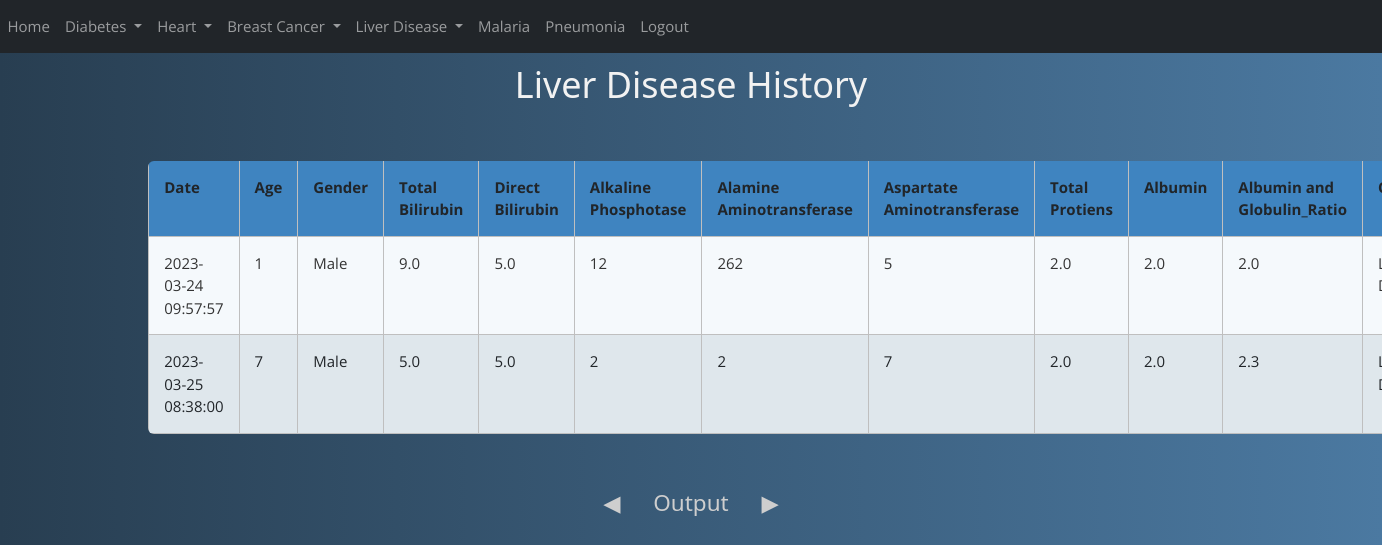
The page /liver_history (signed in) on the database its author committed.
### website/models.py (models this page shows)
class Liver(db.Model):
    id = db.Column(db.Integer, primary_key=True)
    date = db.Column(db.DateTime(timezone=True), default=func.now())
    Age = db.Column(db.Integer)
    sex = db.Column(db.String(8))
    Total_Bilirubin = db.Column(db.Float(100))
    Direct_Bilirubin = db.Column(db.Float(100))
    Alkaline_Phosphotase = db.Column(db.Integer)
    Alamine_Aminotransferase = db.Column(db.Integer)
    Aspartate_Aminotransferase = db.Column(db.Integer)
    Total_Protiens = db.Column(db.Float(100))
    Albumin = db.Column(db.Float(100))
    Albumin_and_Globulin_Ratio = db.Column(db.Float(100))
    outcome = db.Column(db.String(10))
    user_id = db.Column(db.Integer, db.ForeignKey('user.id'))

### website/views.py (the view)
@views.route('/liver_history')
@login_required
def liver_history():
    return render_template('liver_history.html', user=current_user)

### website/__init__.py (called while the page is built)
def create_app():
    app = Flask(__name__)
    app.config['SECRET_KEY'] = 'uuhfurhfueih hfu iehfuci heuh eusjhc nsjv nsweur'
    app.config['SQLALCHEMY_DATABASE_URI'] = f'sqlite:///{DB_NAME}'
    db.init_app(app)
    from .views import views
    from .auth import auth
    app.register_blueprint(views, url_prefix="/")
    app.register_blueprint(auth, url_prefix="/")
    from .models import User, Diabetes, Heart, BCancer, Liver
    create_database(app)
    login_manager = LoginManager()
    login_manager.login_view = 'auth.login'
    login_manager.init_app((app))
    @login_manager.user_loader
    def load_user(id):
        return User.query.get(int(id))
    return app

### website/templates/liver_history.html (shortened to what this page needs)
{% include 'nav(logged).html' %}
<head>
  <link rel="stylesheet" href="{{ url_for('static', filename='css/w3.css') }}">
    </head>
    <body>
        <div class="container">
<h1>Liver Disease History</h1>
<br><br>
<div class="w3-container">
  <table id="myTable" class="table rwd-table table table-striped table-bordered table-sm" cellspacing="0"
  width="100%">
    <tbody>
        <tr>
            <th>Date</th>
            <th>Age</th>
            <th>Gender</th>
            <th>Total Bilirubin</th>
            <th>Direct Bilirubin</th>
            <th>Alkaline Phosphotase</th>
            <th>Alamine Aminotransferase</th>
            <th>Aspartate Aminotransferase</th>
            <th>Total Protiens</th>
            <th>Albumin</th>
            <th>Albumin and Globulin_Ratio</th>
            <th>Outcome</th>
            </tr>
            {% for liver in user.liver %}
            <tr>
                <td>{{ liver.date }}</td>
                <td>{{ liver.Age }}</td>
                <td>{{ liver.sex }}</td>
                <td>{{ liver.Total_Bilirubin }}</td>
                <td>{{ liver.Direct_Bilirubin }}</td>
                <td>{{ liver.Alkaline_Phosphotase }}</td>
                <td>{{ liver.Alamine_Aminotransferase }}</td>
                <td>{{ liver.Aspartate_Aminotransferase }}</td>
                <td>{{ liver.Total_Protiens }}</td>
                <td>{{ liver.Total_Protiens }}</td>
                <td>{{ liver.Albumin_and_Globulin_Ratio }}</td>
                <td>{{ liver.outcome }}</td>
      </tr>
      {% endfor %}
    </tbody>
  </table>
  </div>
  <br><br>
  <h3>Output</h3>
</div>
    </body>

### website/static/css/w3.css (style rules this page uses)
*,*:before,*:after { box-sizing:inherit }
body { margin:0 }
html,body { font-family:Verdana,sans-serif;font-size:15px;line-height:1.5 }
h1 { font-size:36px }
h3 { font-size:24px }
h1,h2,h3,h4,h5,h6 { font-family:"Segoe UI",Arial,sans-serif;font-weight:400;margin:10px 0 }
.w3-container:after,.w3-container:before,.w3-panel:after,.w3-panel:before,.w3-row:after,.w3-row:before,.w3-row-padding:after,.w3-row-padding:before, .w3-cell-row:before,.w3-cell-row:after,.w3-clear:after,.w3-clear:before,.w3-bar:before,.w3-bar:after { content:"";display:table;clear:both }
.w3-container,.w3-panel { padding:0.01em 16px }

### website/templates/liver_history.html (style rules this page uses)
* { font-family: 'Open Sans', sans-serif; }
.rwd-table { margin: auto; min-width: 300px; max-width: 100%; border-collapse: collapse; }
.rwd-table tr:first-child { border-top: none; background: #428bca; color: #fff; }
.rwd-table tr { border-top: 1px solid #ddd; border-bottom: 1px solid #ddd; background-color: #f5f9fc; }
.rwd-table tr:nth-child(odd):not(:first-child) { background-color: #ebf3f9; }
.rwd-table th { display: none; }
.rwd-table td { display: block; }
.rwd-table td:first-child { margin-top: .5em; }
.rwd-table td:last-child { margin-bottom: .5em; }
.rwd-table td:before { content: attr(data-th) ": "; font-weight: bold; width: 120px; display: inline-block; color: #000; }
.rwd-table th, .rwd-table td { text-align: left; }
.rwd-table { color: #333; border-radius: .4em; overflow: hidden; }
.rwd-table tr { border-color: #bfbfbf; }
.rwd-table th, .rwd-table td { padding: .5em 1em; }
@media screen and (min-width: 600px) { .rwd-table td:before { display: none; } }
@media screen and (min-width: 600px) { .rwd-table th, .rwd-table td { display: table-cell; padding: .25em .5em; } }
@media screen and (min-width: 600px) { .rwd-table th:first-child, .rwd-table td:first-child { padding-left: 0; } }
@media screen and (min-width: 600px) { .rwd-table th:last-child, .rwd-table td:last-child { padding-right: 0; } }
@media screen and (min-width: 600px) { .rwd-table th, .rwd-table td { padding: 1em !important; } }
body { background: #4B79A1; background: -webkit-linear-gradient(to left, #4B79A1 , #283E51); background: linear-gradient(to left, #4B79A1 , #283E51); }
h1 { text-align: center; font-size: 2.4em; color: #f2f2f2; }
.container { display: block; text-align: center; }
h3 { display: inline-block; position: relative; text-align: center; font-size: 1.5em; color: #cecece; }
h3:before { content: "\25C0"; position: absolute; left: -50px; -webkit-animation: leftRight 2s linear infinite; animation: leftRight 2s linear infinite; }
h3:after { content: "\25b6"; position: absolute; right: -50px; -webkit-animation: leftRight 2s linear infinite reverse; animation: leftRight 2s linear infinite reverse; }

### rows shown on the page
Liver: date "2023-03-24 09:57:57", Age "1", sex "Male", Total_Bilirubin "9.0", Direct_Bilirubin "5.0", Alkaline_Phosphotase "12", Alamine_Aminotransferase "262", Aspartate_Aminotransferase "5", Total_Protiens "2.0", Albumin_and_Globulin_Ratio "2.0"
Liver: date "2023-03-25 08:38:00", Age "7", sex "Male", Total_Bilirubin "5.0", Direct_Bilirubin "5.0", Alkaline_Phosphotase "2", Alamine_Aminotransferase "2", Aspartate_Aminotransferase "7", Total_Protiens "2.0", Albumin_and_Globulin_Ratio "2.3"
